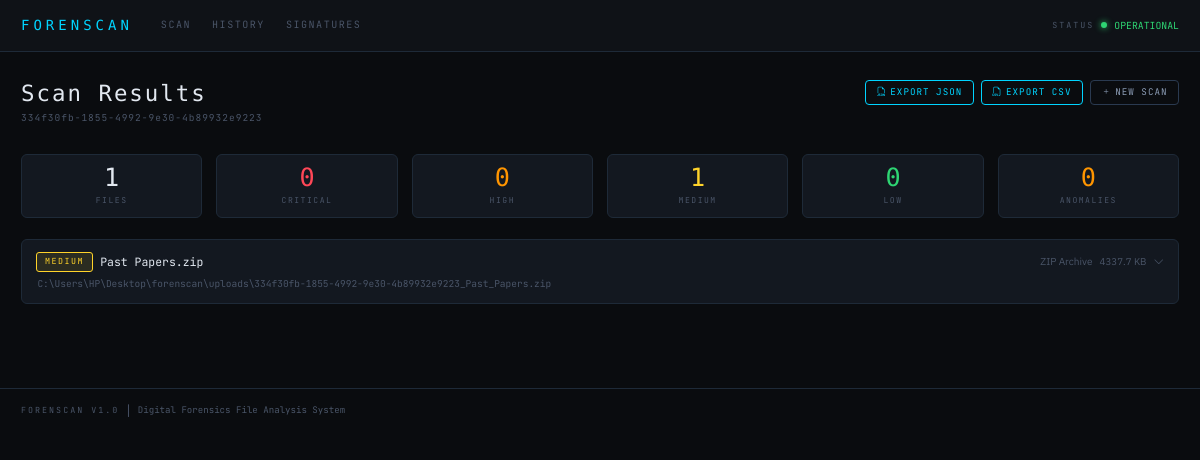
/results/334f30fb-1855-4992-9e30-4b89932e9223, run on the app's committed database.
### tables this page shows
CREATE TABLE scan_results (
                    id              INTEGER PRIMARY KEY AUTOINCREMENT,
                    scan_id         TEXT NOT NULL,
                    filename        TEXT NOT NULL,
                    filepath        TEXT NOT NULL,
                    detected_type   TEXT,
                    mime_type       TEXT,
                    declared_ext    TEXT,
                    risk_level      TEXT DEFAULT 'UNKNOWN',
                    anomaly_flag    INTEGER DEFAULT 0,
                    anomaly_reason  TEXT,
                    md5_hash        TEXT,
                    sha256_hash     TEXT,
                    file_size       INTEGER,
                    scan_timestamp  TEXT,
                    footer_valid    INTEGER,
                    hex_preview     TEXT,
                    error           TEXT
                );

### app.py (the view)
@app.route("/results/<scan_id>")
def results(scan_id):
    try:
        _validate_scan_id(scan_id)
        scan_results = analyzer.get_scan_results(scan_id)
    except ValueError:
        flash("Invalid scan ID.", "error")
        return redirect(url_for("index"))
    except Exception as e:
        flash(f"Error retrieving scan: {e}", "error")
        return redirect(url_for("index"))
    if not scan_results:
        flash("No results found for this scan ID.", "error")
        return redirect(url_for("index"))
    stats = {
        "total": len(scan_results),
        "critical": sum(1 for r in scan_results if r["risk_level"] == "CRITICAL"),
        "high": sum(1 for r in scan_results if r["risk_level"] == "HIGH"),
        "medium": sum(1 for r in scan_results if r["risk_level"] == "MEDIUM"),
        "low": sum(1 for r in scan_results if r["risk_level"] == "LOW"),
        "anomalies": sum(1 for r in scan_results if r["anomaly_flag"]),
    }
    return render_template("results.html", results=scan_results, scan_id=scan_id, stats=stats)

### analyzer.py (called while the page is built)
    def _get_connection(self) -> sqlite3.Connection:
        conn = sqlite3.connect(self.db_path)
        conn.row_factory = sqlite3.Row
        conn.execute("PRAGMA journal_mode=WAL")
        return conn

### app.py (called while the page is built)
@app.template_filter('filesizeformat')
def filesizeformat_filter(value):
    try:
        v = int(value)
    except (TypeError, ValueError):
        return '—'
    if v < 1024:
        return f'{v} B'
    if v < 1048576:
        return f'{v/1024:.1f} KB'
    if v < 1073741824:
        return f'{v/1048576:.1f} MB'
    return f'{v/1073741824:.1f} GB'

def _validate_scan_id(scan_id: str) -> str:
    if not UUID_RE.match(scan_id):
        raise ValueError("Invalid scan_id format")
    return scan_id

### templates/results.html (shortened to what this page needs)
{% extends "base.html" %}
{% block content %}
<div class="page-header">
  <div>
    <h1>Scan Results</h1>
    <div style="font-family:var(--font-mono);font-size:0.68rem;color:var(--text-muted);margin-top:0.25rem;letter-spacing:1px">
      {{ scan_id }}
    </div>
  </div>
  <div class="d-flex gap-2 flex-wrap">
    <a href="{{ url_for('export', scan_id=scan_id, fmt='json') }}" class="btn-forensic btn-sm-forensic">
      <i class="bi bi-filetype-json me-1"></i>Export JSON
    </a>
    <a href="{{ url_for('export', scan_id=scan_id, fmt='csv') }}" class="btn-forensic btn-sm-forensic">
      <i class="bi bi-filetype-csv me-1"></i>Export CSV
    </a>
    <a href="{{ url_for('index') }}" class="btn-forensic btn-sm-forensic" style="border-color:var(--border-accent);color:var(--text-secondary)">
      <i class="bi bi-plus me-1"></i>New Scan
    </a>
  </div>
</div>
<div class="stats-bar row g-3 mb-4">
  <div class="col-6 col-sm-4 col-md-2">
    <div class="stat-box">
      <span class="stat-number">{{ stats.total }}</span>
      <span class="stat-label">Files</span>
    </div>
  </div>
  <div class="col-6 col-sm-4 col-md-2">
    <div class="stat-box {% if stats.critical %}stat-box-alert{% endif %}">
      <span class="stat-number" style="color:var(--risk-critical)">{{ stats.critical }}</span>
      <span class="stat-label">Critical</span>
    </div>
  </div>
  <div class="col-6 col-sm-4 col-md-2">
    <div class="stat-box">
      <span class="stat-number" style="color:var(--risk-high)">{{ stats.high }}</span>
      <span class="stat-label">High</span>
    </div>
  </div>
  <div class="col-6 col-sm-4 col-md-2">
    <div class="stat-box">
      <span class="stat-number" style="color:var(--risk-medium)">{{ stats.medium }}</span>
      <span class="stat-label">Medium</span>
    </div>
  </div>
  <div class="col-6 col-sm-4 col-md-2">
    <div class="stat-box">
      <span class="stat-number" style="color:var(--risk-low)">{{ stats.low }}</span>
      <span class="stat-label">Low</span>
    </div>
  </div>
  <div class="col-6 col-sm-4 col-md-2">
    <div class="stat-box {% if stats.anomalies %}stat-box-alert{% endif %}">
      <span class="stat-number" style="color:var(--risk-high)">{{ stats.anomalies }}</span>
      <span class="stat-label">Anomalies</span>
    </div>
  </div>
</div>
{% for r in results %}
{% set card_id = "result-" ~ loop.index %}
<div class="result-card mb-3 {% if r.anomaly_flag %}result-card-anomaly{% endif %}">
  <div class="result-header"
       role="button"
       tabindex="0"
       data-bs-toggle="collapse"
       data-bs-target="#{{ card_id }}"
       aria-expanded="false"
       aria-controls="{{ card_id }}"
       onkeydown="if(event.key==='Enter'||event.key===' '){this.click();event.preventDefault();}">
    <div class="d-flex align-items-center gap-2 flex-wrap">
      <span class="risk-badge badge-{{ r.risk_level | lower }}">{{ r.risk_level }}</span>
      <span style="font-family:var(--font-mono);font-size:0.82rem;color:var(--text-primary)">
        {{ r.filename }}
      </span>
      <span style="font-size:0.72rem;color:var(--text-muted);margin-left:auto">
        {{ r.detected_type or 'UNKNOWN' }}
      </span>
      {% if r.file_size is not none %}
        <span style="font-size:0.7rem;color:var(--text-muted)">
          {{ (r.file_size / 1024) | round(1) }} KB
        </span>
      {% endif %}
      <i class="bi bi-chevron-down collapse-icon"></i>
    </div>
    {% if r.filepath and r.filepath != r.filename %}
      <div style="font-size:0.68rem;color:var(--text-muted);font-family:var(--font-mono);margin-top:0.3rem;padding-left:0.1rem">
        {{ r.filepath }}
      </div>
    {% endif %}
  </div>
        {% set meta_rows = [
          ("Detected Type",  r.detected_type or "Unknown"),
          ("MIME Type",      r.mime_type or "—"),
          ("Declared Ext",   ("." ~ r.declared_ext) if r.declared_ext else "none"),
          ("File Size",      ((r.file_size | filesizeformat) if r.file_size is not none else "—")),
          ("Scan Time",      r.scan_timestamp or "—"),
        ] %}
</div>
{% endfor %}
{% endblock %}

### static/css/theme.css (style rules this page uses)
:root { --bg-base: #0a0c0f; --bg-surface: #0f1217; --bg-card: #131820; --bg-input: #0d1117; --bg-hover: #1a2130; --border: #1e2a38; --border-accent: #2a3a50; --text-primary: #e2e8f0; --text-secondary: #8b9cb5; --text-muted: #4a5568; --text-mono: #a0b4c8; --accent: #00d4ff; --accent-dim: #0099bb; --accent-glow: rgba(0, 212, 255, 0.08); --risk-critical: #ff4757; --risk-high: #ff9500; --risk-medium: #ffd32a; --risk-low: #2ed573; --risk-unknown: #576574; --hex-offset: #4a6fa5; --hex-bytes: #00d4ff; --hex-ascii: #2ed573; --hex-null: #2d3748; --font-display: 'Share Tech Mono', monospace; --font-body: 'IBM Plex Sans', sans-serif; --font-mono: 'JetBrains Mono', 'Fira Code', monospace; }
*, *::before, *::after { box-sizing: border-box; }
html, body { min-height: 100vh; background: var(--bg-base); color: var(--text-primary); font-family: var(--font-body); font-size: 14px; line-height: 1.6; margin: 0; }
.page-header { display: flex; align-items: flex-start; justify-content: space-between; flex-wrap: wrap; gap: 1rem; margin-bottom: 2rem; }
.page-header h1 { font-family: var(--font-display); font-size: 1.6rem; font-weight: 400; color: var(--text-primary); margin: 0; letter-spacing: 2px; }
.stat-box { background: var(--bg-card); border: 1px solid var(--border); border-radius: 6px; padding: 0.75rem 1rem; text-align: center; display: flex; flex-direction: column; align-items: center; gap: 0.25rem; min-width: 80px; }
.stat-number { font-family: var(--font-display); font-size: 1.8rem; line-height: 1; color: var(--text-primary); }
.stat-label { font-family: var(--font-mono); font-size: 0.58rem; color: var(--text-muted); text-transform: uppercase; letter-spacing: 1.5px; }
.btn-forensic { display: inline-flex; align-items: center; justify-content: center; background: transparent; border: 1px solid var(--accent); color: var(--accent); font-family: var(--font-mono); font-size: 0.72rem; letter-spacing: 1px; text-transform: uppercase; padding: 0.5rem 1.25rem; border-radius: 4px; cursor: pointer; text-decoration: none; transition: background 0.15s, box-shadow 0.15s; white-space: nowrap; }
.btn-sm-forensic { padding: 0.3rem 0.75rem; font-size: 0.66rem; }
.risk-badge { font-family: var(--font-mono); font-size: 0.60rem; letter-spacing: 1.5px; text-transform: uppercase; padding: 2px 8px; border-radius: 3px; border: 1px solid; white-space: nowrap; }
.badge-medium { color: var(--risk-medium); border-color: var(--risk-medium); background: rgba(255,211,42,0.10); }
.result-card { background: var(--bg-card); border: 1px solid var(--border); border-radius: 6px; overflow: hidden; }
.result-header { padding: 0.85rem 1rem; cursor: pointer; user-select: none; transition: background 0.15s; }
.collapse-icon { transition: transform 0.2s; color: var(--text-muted); font-size: 0.75rem; }
a { color: var(--accent); }

### data on the page
scan_results: scan "334f30fb-1855-4992-9e30-4b89932e9223", risk_level "MEDIUM", filename "Past Papers.zip", detected_type "ZIP Archive", (r.file_size/1024)|round(1) "4337.7", filepath "C:\\Users\\HP\\Desktop\\forenscan\\uploads\\334f30fb-1855-4992-9e30-4b89932e9223_Past_Papers.zip"

### other printed values
{{ stats.total }} "1"
{{ stats.critical }} "0"
{{ stats.high }} "0"
{{ stats.medium }} "1"
{{ stats.low }} "0"
{{ stats.anomalies }} "0"
